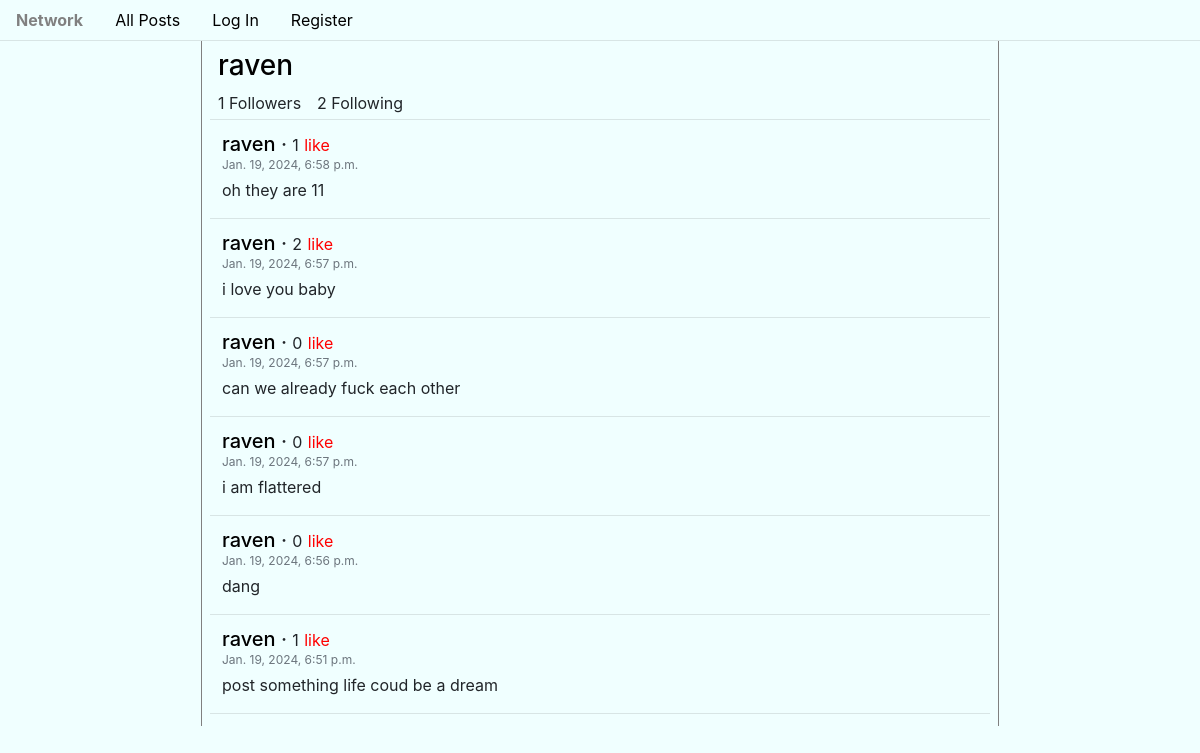
The page /1 on the database its author committed.
### network/models.py (models this page shows, shortened)
class User(AbstractUser):
    pass

class Post(models.Model):
    poster = models.ForeignKey(User, on_delete=models.CASCADE, related_name='writer')
    content = models.CharField(max_length=240)
    timestamp = models.DateTimeField(default=datetime.now)
    likes = models.ManyToManyField(User, related_name='liked')

### network/views.py (the view)
# urls.py: path('<int:user_id>', views.viewuser, name='viewuser'),
def viewuser(request, user_id):
    allpost = Post.objects.filter(poster=user_id).order_by('-timestamp')
    user = User.objects.get(pk=user_id)
    follower = Follow.objects.filter(following=user)
    following = Follow.objects.filter(follower=user)
    followerslist = []
    print('followers: ')
    for person in follower:
        print(person)
        followerslist.append(person.follower)
    print(f'followerlist: {followerslist}')
    followinglist = []
    print('following: ')
    for person in following:
        print(person)
        followinglist.append(person.following)
    print(f'followinglist: {followinglist}')
    paginator = Paginator(allpost, paginateby)
    page_number = request.GET.get('page')
    page_obj = paginator.get_page(page_number)
    return render(request, 'network/user.html',{
        'page_obj': page_obj,
        'numfollower': len(followerslist),
        'numfollowing': len(followinglist),
        'followers': followerslist,
        'followings': followinglist,
        'userpage': user
    })

### network/models.py (called while the page is built)
    def __str__(self) -> str:
        return f"{self.follower} following {self.following}"

### network/templates/network/user.html (shortened to what this page needs)
{% extends "network/layout.html" %}
{% load static %}
{% block body %}
<div class="container">
    <div class="row justify-content-md-center wholecontainer">
        <div class="mx-3 p-2 middleitem">
            <h3 class="mx-2"><a href="{% url 'viewuser' user_id=userpage.id %}">{{ userpage.username }}</a></h3>
            <div class="row mx-0">
                <p class="my-0 mx-2"><span id="numfollower">{{ numfollower }}</span> Followers</p>
                <p class="my-0 mx-2"><span id="numfollowing">{{ numfollowing }}</span> Following</p>
            </div>
            <hr class="my-1">
            <div class="allpost">
                {% for post in page_obj %}
                    <div class="row postitem p-2 mx-1">
                        <h5 class="my-0">
                            <a href="{% url 'viewuser' user_id=post.poster.id %}">{{ post.poster }}</a>
                            &middot;
                            <small id="like-count-{{post.id}}">{{ post.likes.all.count }}</small>
                            {% if user.is_authenticated %}
                                {% if user in post.likes.all %}
                                    <button class="btn btn-link p-0" id="like-{{post.id}}" onclick="togglelike('{{user.id}}','{{post.id}}')" style="color: orange;">nolike</button>
                                {% else %}
                                    <button class="btn btn-link p-0" id="like-{{post.id}}" onclick="togglelike('{{user.id}}','{{post.id}}')" style="color: red;">like</button>
                                {% endif %}
                                {% if user == post.poster %}
                                    &middot;
                                    <button class="btn btn-link p-0" onclick="editpost('{{post.id}}')" id="edit-button-{{post.id}}" style="color: lightseagreen;">edit</button>
                                {% endif %}
                            {% else %}
                                <small style="color: red;">like</small>
                            {% endif %}
                        </h5>
                        <p class="text-muted m-0 p-0" style="font-size: 12px;">{{ post.timestamp }}</p>
                        <div class="my-1" id="contentdiv-{{post.id}}">
                            <p class="my-0" id="content-{{post.id}}">{{ post.content }}</p>
                        </div>
                    </div>
                    <hr class="my-1">
                {% endfor %}
            </div>
        </div>
    </div>
</div>
{% endblock %}

### network/static/network/styles.css (style rules this page uses)
* { background-color: azure; }
.middleitem { border: none; border-left: 1px solid gray; border-right: 1px solid gray; width: 70%; margin-bottom: 20vh; }
.allpost { display: block; }
.postitem { display: block; }
a { color: black; }

### rows shown on the page
User: username "raven"
Post: poster "raven", likes.all.count "1", timestamp "Jan. 19, 2024, 6:58 p.m.", content "oh they are 11"
Post: poster "raven", likes.all.count "2", timestamp "Jan. 19, 2024, 6:57 p.m.", content "i love you baby"
Post: poster "raven", likes.all.count "0", timestamp "Jan. 19, 2024, 6:57 p.m.", content "can we already fuck each other"
Post: poster "raven", likes.all.count "0", timestamp "Jan. 19, 2024, 6:57 p.m.", content "i am flattered"
Post: poster "raven", likes.all.count "0", timestamp "Jan. 19, 2024, 6:56 p.m.", content "dang"
Post: poster "raven", likes.all.count "1", timestamp "Jan. 19, 2024, 6:51 p.m.", content "post something life coud be a dream"

### other values the page prints
{{ numfollower }} "1"
{{ numfollowing }} "2"
